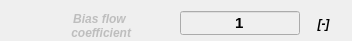
        <widget class="QWidget" name="gridLayoutWidget_5">
         <property name="geometry">
          <rect>
           <x>10</x>
           <y>150</y>
           <width>352</width>
           <height>41</height>
          </rect>
         </property>
         <layout class="QGridLayout" name="gridLayout_5">
          <property name="sizeConstraint">
           <enum>QLayout::SetNoConstraint</enum>
          </property>
          <property name="verticalSpacing">
           <number>0</number>
          </property>
          <item row="0" column="1">
           <layout class="QVBoxLayout" name="verticalLayout_12">
            <property name="sizeConstraint">
             <enum>QLayout::SetNoConstraint</enum>
            </property>
            <item>
             <widget class="QLineEdit" name="lineEdit_bias">
              <property name="enabled">
               <bool>false</bool>
              </property>
              <property name="sizePolicy">
               <sizepolicy hsizetype="Fixed" vsizetype="Fixed">
                <horstretch>0</horstretch>
                <verstretch>0</verstretch>
               </sizepolicy>
              </property>
              <property name="minimumSize">
               <size>
                <width>120</width>
                <height>24</height>
               </size>
              </property>
              <property name="maximumSize">
               <size>
                <width>120</width>
                <height>24</height>
               </size>
              </property>
              <property name="palette">
               <palette>
                <active>
                 <colorrole role="WindowText">
                  <brush brushstyle="SolidPattern">
                   <color alpha="255">
                    <red>0</red>
                    <green>0</green>
                    <blue>0</blue>
                   </color>
                  </brush>
                 </colorrole>
                 <colorrole role="Text">
                  <brush brushstyle="SolidPattern">
                   <color alpha="255">
                    <red>0</red>
                    <green>0</green>
                    <blue>0</blue>
                   </color>
                  </brush>
                 </colorrole>
                 <colorrole role="ButtonText">
                  <brush brushstyle="SolidPattern">
                   <color alpha="255">
                    <red>0</red>
                    <green>0</green>
                    <blue>0</blue>
                   </color>
                  </brush>
                 </colorrole>
                </active>
                <inactive>
                 <colorrole role="WindowText">
                  <brush brushstyle="SolidPattern">
                   <color alpha="255">
                    <red>0</red>
                    <green>0</green>
                    <blue>0</blue>
                   </color>
                  </brush>
                 </colorrole>
                 <colorrole role="Text">
                  <brush brushstyle="SolidPattern">
                   <color alpha="255">
                    <red>0</red>
                    <green>0</green>
                    <blue>0</blue>
                   </color>
                  </brush>
                 </colorrole>
                 <colorrole role="ButtonText">
                  <brush brushstyle="SolidPattern">
                   <color alpha="255">
                    <red>0</red>
                    <green>0</green>
                    <blue>0</blue>
                   </color>
                  </brush>
                 </colorrole>
                </inactive>
                <disabled>
                 <colorrole role="WindowText">
                  <brush brushstyle="SolidPattern">
                   <color alpha="255">
                    <red>0</red>
                    <green>0</green>
                    <blue>0</blue>
                   </color>
                  </brush>
                 </colorrole>
                 <colorrole role="Text">
                  <brush brushstyle="SolidPattern">
                   <color alpha="255">
                    <red>0</red>
                    <green>0</green>
                    <blue>0</blue>
                   </color>
                  </brush>
                 </colorrole>
                 <colorrole role="ButtonText">
                  <brush brushstyle="SolidPattern">
                   <color alpha="255">
                    <red>0</red>
                    <green>0</green>
                    <blue>0</blue>
                   </color>
                  </brush>
                 </colorrole>
                </disabled>
               </palette>
              </property>
              <property name="font">
               <font>
                <family>Arial</family>
                <pointsize>11</pointsize>
                <weight>75</weight>
                <italic>false</italic>
                <bold>true</bold>
               </font>
              </property>
              <property name="styleSheet">
               <string notr="true">color: rgb(0, 0, 0);</string>
              </property>
              <property name="text">
               <string>1</string>
              </property>
              <property name="alignment">
               <set>Qt::AlignCenter</set>
              </property>
             </widget>
            </item>
           </layout>
          </item>
          <item row="0" column="0">
           <layout class="QVBoxLayout" name="verticalLayout_13" stretch="0">
            <property name="spacing">
             <number>6</number>
            </property>
            <property name="sizeConstraint">
             <enum>QLayout::SetDefaultConstraint</enum>
            </property>
            <property name="leftMargin">
             <number>6</number>
            </property>
            <property name="rightMargin">
             <number>6</number>
            </property>
            <item>
             <widget class="QLabel" name="label_bias">
              <property name="enabled">
               <bool>false</bool>
              </property>
              <property name="sizePolicy">
               <sizepolicy hsizetype="Preferred" vsizetype="Preferred">
                <horstretch>0</horstretch>
                <verstretch>0</verstretch>
               </sizepolicy>
              </property>
              <property name="minimumSize">
               <size>
                <width>165</width>
                <height>30</height>
               </size>
              </property>
              <property name="maximumSize">
               <size>
                <width>165</width>
                <height>30</height>
               </size>
              </property>
              <property name="font">
               <font>
                <family>Arial</family>
                <weight>75</weight>
                <italic>true</italic>
                <bold>true</bold>
               </font>
              </property>
              <property name="text">
               <string>Bias flow 
 coefficient</string>
              </property>
              <property name="alignment">
               <set>Qt::AlignCenter</set>
              </property>
             </widget>
            </item>
           </layout>
          </item>
          <item row="0" column="2">
           <layout class="QVBoxLayout" name="verticalLayout_14">
            <property name="sizeConstraint">
             <enum>QLayout::SetDefaultConstraint</enum>
            </property>
            <item>
             <widget class="QLabel" name="label_28">
              <property name="sizePolicy">
               <sizepolicy hsizetype="Preferred" vsizetype="Preferred">
                <horstretch>0</horstretch>
                <verstretch>0</verstretch>
               </sizepolicy>
              </property>
              <property name="minimumSize">
               <size>
                <width>35</width>
                <height>25</height>
               </size>
              </property>
              <property name="maximumSize">
               <size>
                <width>35</width>
                <height>25</height>
               </size>
              </property>
              <property name="font">
               <font>
                <family>Arial</family>
                <weight>75</weight>
                <italic>true</italic>
                <bold>true</bold>
               </font>
              </property>
              <property name="text">
               <string>[-]</string>
              </property>
              <property name="alignment">
               <set>Qt::AlignCenter</set>
              </property>
             </widget>
            </item>
           </layout>
          </item>
         </layout>
        </widget>
